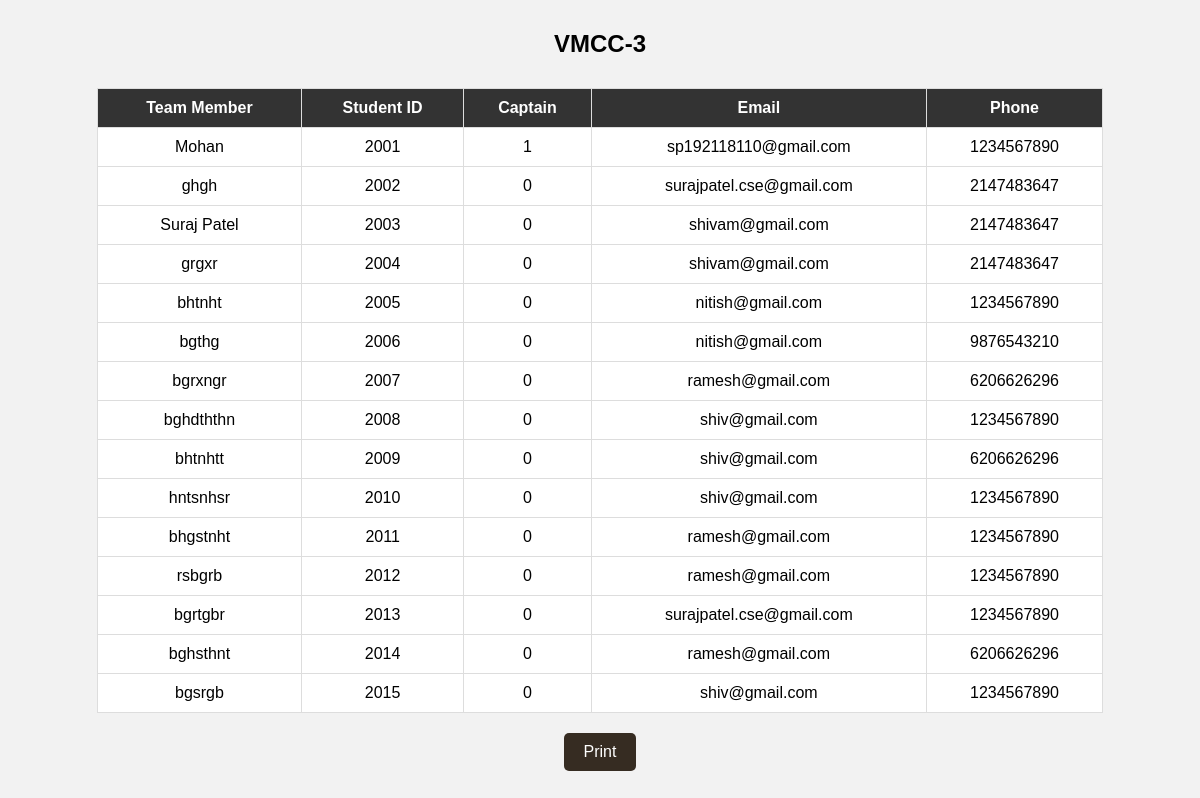
Screenshot of /cricTeamMembers.php?id=VMCC-3 with the database file from the repository.
### tables this page shows
CREATE TABLE `cricteam` (
  `id` varchar(500) NOT NULL,
  `college` varchar(500) NOT NULL,
  `stid` varchar(500) NOT NULL,
  `name` varchar(255) NOT NULL,
  `mhid` varchar(255) NOT NULL,
  `email` varchar(500) NOT NULL,
  `phone` bigint(255) NOT NULL,
  `bonafide` longblob NOT NULL,
  `paymentcpy` longblob NOT NULL,
  `utr` bigint(255) DEFAULT NULL,
  `dateofpay` date DEFAULT NULL,
  `captain` tinyint(1) NOT NULL,
  `status` varchar(255) NOT NULL DEFAULT 'Pending',
  `bonafide_name` varchar(255) NOT NULL,
  `paymentcpy_name` varchar(255) NOT NULL
);

### cricTeamMembers.php (the view, shortened to what this page needs)
<!DOCTYPE html>
<html lang="en">
<head>
    <link rel="stylesheet" href="cricStyle.css">
</head>
<body>
</body>
</html>
<?php
include("connection.php");
if (isset($_GET['id']) ) {
    $id = $_GET['id'];
    $sqlTeamMembers = "SELECT * FROM cricteam WHERE id = '$id' ";
    $resultTeamMembers = mysqli_query($con, $sqlTeamMembers);
    if ($resultTeamMembers) {
        echo"<h2>".$id."</h2>";
        echo "<table>";
        echo "<thead><th>Team Member</th><th>Student ID</th><th>Captain</th><th>Email</th><th>Phone</th></thead>";
        while ($rowTeamMembers = mysqli_fetch_assoc($resultTeamMembers)) {
            echo "<tr>";
                echo "<td>" . $rowTeamMembers['name'] . "</td>";
                echo "<td>" . $rowTeamMembers['stid'] . "</td>";
                echo "<td>" . $rowTeamMembers['captain'] . "</td>";
                echo "<td>" . $rowTeamMembers['email'] . "</td>";
                echo "<td>" . $rowTeamMembers['phone'] . "</td>";
            echo "</tr>";
        }
        echo "</table>";
        echo '<div class="print-button">
            <button id="print">Print</button>
        </div>';
    } else {
        echo "Error fetching team members";
    }
} else {
    echo "Invalid parameters";
}
?>

### cricStyle.css (style rules this page uses)
body { font-family: Arial, sans-serif; background-color: #f2f2f2; margin-top: 15px; padding: 0; }
h2 { color: black; text-align: center; padding: 10px; }
table { width: 85%; margin: 20px auto; border-collapse: collapse; background-color: white; }
table, th, td { border: 1px solid #ddd; }
th, td { padding: 10px; text-align: center; }
th { background-color: #333; color: white; }
.print-button { text-align: center; }
.print-button button { background-color: #362c22; color: white; padding: 10px 20px; border: none; border-radius: 5px; cursor: pointer; font-size: 16px; }

### rows the page displays
cricteam: name "Mohan", stid "2001", captain "1", email "sp192118110@gmail.com", phone "1234567890"
cricteam: name "ghgh", stid "2002", captain "0", email "surajpatel.cse@gmail.com", phone "2147483647"
cricteam: name "Suraj Patel", stid "2003", captain "0", email "shivam@gmail.com", phone "2147483647"
cricteam: name "grgxr", stid "2004", captain "0", email "shivam@gmail.com", phone "2147483647"
cricteam: name "bhtnht", stid "2005", captain "0", email "nitish@gmail.com", phone "1234567890"
cricteam: name "bgthg", stid "2006", captain "0", email "nitish@gmail.com", phone "9876543210"
cricteam: name "bgrxngr", stid "2007", captain "0", email "ramesh@gmail.com", phone "6206626296"
cricteam: name "bghdththn", stid "2008", captain "0", email "shiv@gmail.com", phone "1234567890"
cricteam: name "bhtnhtt", stid "2009", captain "0", email "shiv@gmail.com", phone "6206626296"
cricteam: name "hntsnhsr", stid "2010", captain "0", email "shiv@gmail.com", phone "1234567890"
cricteam: name "bhgstnht", stid "2011", captain "0", email "ramesh@gmail.com", phone "1234567890"
cricteam: name "rsbgrb", stid "2012", captain "0", email "ramesh@gmail.com", phone "1234567890"
cricteam: name "bgrtgbr", stid "2013", captain "0", email "surajpatel.cse@gmail.com", phone "1234567890"
cricteam: name "bghsthnt", stid "2014", captain "0", email "ramesh@gmail.com", phone "6206626296"
cricteam: name "bgsrgb", stid "2015", captain "0", email "shiv@gmail.com", phone "1234567890"

### other values shown
$id "VMCC-3"
